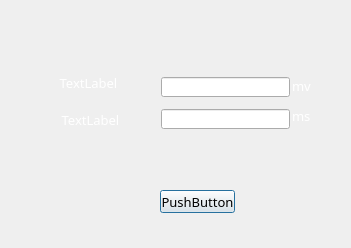
<?xml version="1.0" encoding="UTF-8"?>
<ui version="4.0">
 <class>Scalefrom</class>
 <widget class="QDialog" name="Scalefrom">
  <property name="geometry">
   <rect>
    <x>0</x>
    <y>0</y>
    <width>351</width>
    <height>248</height>
   </rect>
  </property>
  <property name="windowTitle">
   <string>Dialog</string>
  </property>
  <widget class="QLabel" name="lblHigh">
   <property name="geometry">
    <rect>
     <x>23</x>
     <y>73</y>
     <width>131</width>
     <height>20</height>
    </rect>
   </property>
   <property name="font">
    <font>
     <family>新宋体</family>
     <pointsize>10</pointsize>
    </font>
   </property>
   <property name="styleSheet">
    <string notr="true">color: rgb(255, 255, 255);</string>
   </property>
   <property name="text">
    <string>TextLabel</string>
   </property>
   <property name="alignment">
    <set>Qt::AlignCenter</set>
   </property>
  </widget>
  <widget class="QLabel" name="lblLong">
   <property name="geometry">
    <rect>
     <x>30</x>
     <y>110</y>
     <width>121</width>
     <height>20</height>
    </rect>
   </property>
   <property name="font">
    <font>
     <family>新宋体</family>
     <pointsize>10</pointsize>
    </font>
   </property>
   <property name="styleSheet">
    <string notr="true">color: rgb(255, 255, 255);</string>
   </property>
   <property name="text">
    <string>TextLabel</string>
   </property>
   <property name="alignment">
    <set>Qt::AlignCenter</set>
   </property>
  </widget>
  <widget class="QLineEdit" name="stHigh">
   <property name="geometry">
    <rect>
     <x>161</x>
     <y>77</y>
     <width>129</width>
     <height>20</height>
    </rect>
   </property>
   <property name="font">
    <font>
     <family>新宋体</family>
     <pointsize>10</pointsize>
    </font>
   </property>
   <property name="readOnly">
    <bool>true</bool>
   </property>
  </widget>
  <widget class="QLineEdit" name="stLong">
   <property name="geometry">
    <rect>
     <x>161</x>
     <y>109</y>
     <width>129</width>
     <height>20</height>
    </rect>
   </property>
   <property name="font">
    <font>
     <family>新宋体</family>
     <pointsize>10</pointsize>
    </font>
   </property>
   <property name="readOnly">
    <bool>true</bool>
   </property>
  </widget>
  <widget class="QPushButton" name="bitExitScale">
   <property name="geometry">
    <rect>
     <x>160</x>
     <y>190</y>
     <width>75</width>
     <height>23</height>
    </rect>
   </property>
   <property name="font">
    <font>
     <family>新宋体</family>
     <pointsize>10</pointsize>
    </font>
   </property>
   <property name="text">
    <string>PushButton</string>
   </property>
  </widget>
  <widget class="QLabel" name="label">
   <property name="geometry">
    <rect>
     <x>292</x>
     <y>80</y>
     <width>54</width>
     <height>12</height>
    </rect>
   </property>
   <property name="font">
    <font>
     <family>新宋体</family>
     <pointsize>10</pointsize>
    </font>
   </property>
   <property name="styleSheet">
    <string notr="true">color: rgb(255, 255, 255);</string>
   </property>
   <property name="text">
    <string>mv</string>
   </property>
  </widget>
  <widget class="QLabel" name="label_2">
   <property name="geometry">
    <rect>
     <x>292</x>
     <y>110</y>
     <width>54</width>
     <height>12</height>
    </rect>
   </property>
   <property name="font">
    <font>
     <family>新宋体</family>
     <pointsize>10</pointsize>
    </font>
   </property>
   <property name="styleSheet">
    <string notr="true">color: rgb(255, 255, 255);</string>
   </property>
   <property name="text">
    <string>ms</string>
   </property>
  </widget>
 </widget>
 <resources/>
 <connections>
  <connection>
   <sender>bitExitScale</sender>
   <signal>clicked()</signal>
   <receiver>Scalefrom</receiver>
   <slot>close()</slot>
   <hints>
    <hint type="sourcelabel">
     <x>216</x>
     <y>204</y>
    </hint>
    <hint type="destinationlabel">
     <x>71</x>
     <y>244</y>
    </hint>
   </hints>
  </connection>
 </connections>
</ui>
